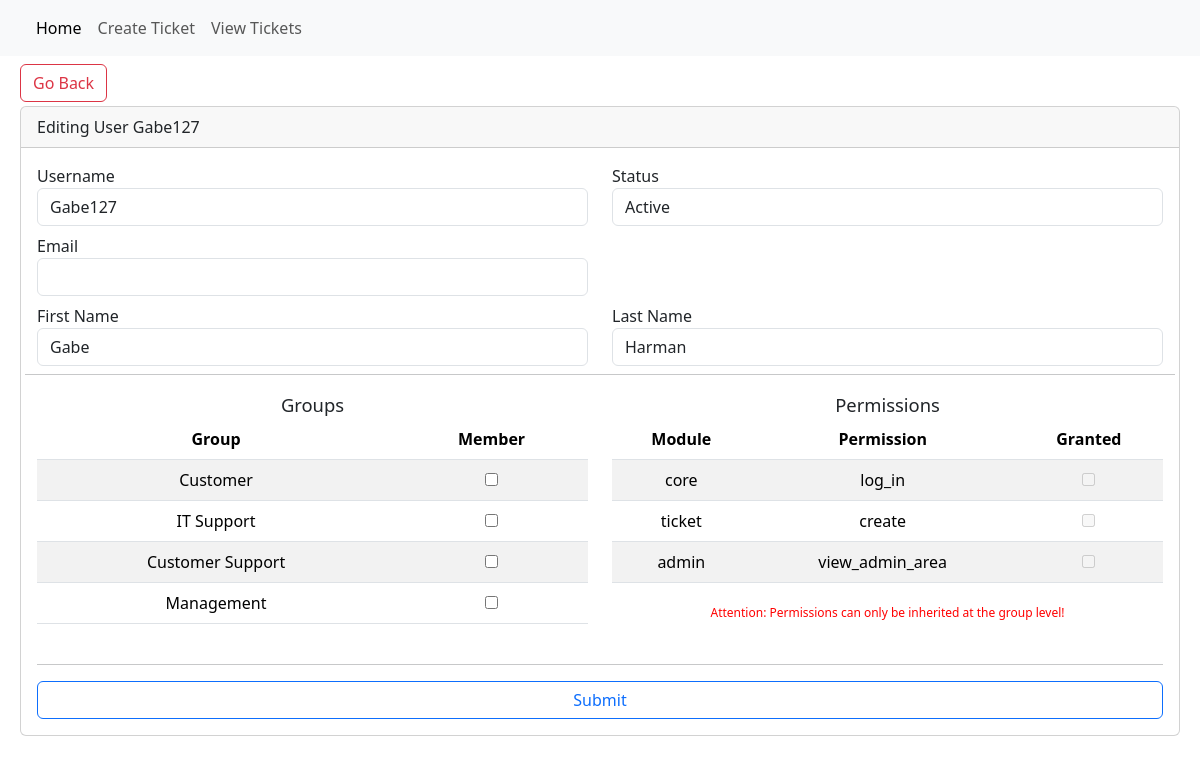
The app's page /admin/usermanagement/audit.php?user=27 (signed in) with its own data.
### tables this page shows
CREATE TABLE `Group_Reference` (
  `Group_ID` int NOT NULL AUTO_INCREMENT,
  `Group_Name` varchar(128) NOT NULL,
  PRIMARY KEY (`Group_ID`)
);

### class/internal_user.php (called while the page is built, shortened)
<?php
class internal_user{
	private $db;
	function __construct($database){
		$this->db = $database;
	}
	function GetUserFromID($id){
		$user_rows = $this->db->query("SELECT * FROM `Users` WHERE `User_ID` = ?", [$id]);
		return(true);
	}
	function GetAttr($key){
		if(isset($this->$key)){
			return $this->$key;
		}
		return null;
	}
	function CheckPermission($module, $permission){
		$permissions = Get_Global_Permissions();
		if(array_key_exists($module, $permissions)){
			if(!empty($permissions[$module][$permission])){
				$group = new user_group($this->db, $this);
				$groups = $group->GetUserGroups();
			}
		}
		return false;
	}
}

### class/user_group.php (called while the page is built, shortened)
<?php
class user_group{
	private $db;
	private $User_ID = 0;
	function __construct($database, $user=null){
		$this->db = $database;
		if(!is_null($user)){
			$this->User_ID = $user->GetAttr("User_ID");
		}
	}
	function GetUserGroups(){
		return $this->db->query("SELECT * FROM Group_Users WHERE User_ID = ?", [$this->User_ID]);
	}
	function GetAllGroups(){
		return $this->db->query("SELECT * FROM Group_Reference");
	}
}

### class/database.php (called while the page is built, shortened)
<?php
class database{
	private $dbconn;
	function __construct($ip, $user, $password, $database, $port=3306 ){
		try{
			$this->dbconn = new \MySQLi($ip, $user, $password, $database , $port );
		}catch(Exception $e){
			die(print_r($e));
		}
	}
	function query($query,  $params = [], $return_values=true){
		try{
			$thisquery = $this->dbconn->prepare($query);
			if(!empty($params)){
				$thisquery->bind_param(str_repeat('s', count($params)), ...$params);
			}
			$response = $thisquery->execute();
			if($return_values){
			$return = $thisquery->get_result()->fetch_all(MYSQLI_ASSOC);
			}else{
				$return = $response;
			}
			return $return;
		}catch( Exception $e ){
			throw new Exception(print_r($e));
		}
	}
}

### masterutil.php (called while the page is built, shortened)
<?php
function Get_Global_Permissions(){
	$permissions = [];
	$permissions['core']['log_in'] = "CORE_LOG_IN";
	$permissions['ticket']['create'] = "TICKET_CREATE";
	$permissions['admin']['view_admin_area'] = "VIEW_ADMIN_AREA";
	return $permissions;
}

### admin/usermanagement/audit.php (the view, shortened to what this page needs)
<?php
require("../../masterutil.php");
$user = new internal_user($database);
$user->GetUserFromID($_GET['user']);
$group_controller = new user_group($database, $user);
$all_groups = $group_controller->GetAllGroups();
$my_groups_internal = [];
?>
<?php require($CONST_TEMPLATEDIR."/base_logged_in_top.php"); ?>
<div class="col-12">
	<a href="index.php" class="btn btn-outline-danger">Go Back</a>
	<div class="col-12 mt-1">
		<div class="card">
	      <div class="card-header">
			Editing User <?= $user->GetAttr("Username"); ?>
		  </div>
		  <div class="card-body">
			<form action="" method="post">
				<div class="row">
					<div class="col-6 mb-2">
						Username
						<input type="text" name="Username" class="form-control" value="<?= $user->GetAttr("Username") ?>">
					</div>
					<div class="col-6 mb-2">
						Status
						<select class="form-control" name="User_Status">
							<option value=1 <?= $user->GetAttr("User_Status") == 1 ? "selected" : "" ?>>Active</option>
						</select>
					</div>
					<div class="col-6 mb-2">
						Email
						<input type="text" name="Email" class="form-control" value="<?= $user->GetAttr("Email") ?>">
					</div>
					<div class="col-6 mb-2">
					</div>
					<div class="col-6 mb-2">
						First Name
						<input type="text" name="First_Name" class="form-control" value="<?= $user->GetAttr("First_Name") ?>">
					</div>
					<div class="col-6 mb-2">
						Last Name
						<input type="text" name="Last_Name" class="form-control" value="<?= $user->GetAttr("Last_Name") ?>">
					</div>
					<hr>
					<div class="col-6 mb-2 text-center">
						<span style="font-size: 115%">Groups</span>
						<table id="groups_table" class="table table-striped">
						<thead>
							<tr>
								<th>Group</th>
								<th>Member</th>
							</tr>
						</thead>
						<tbody>
							<?php foreach($all_groups as $ag){
							?>
							<tr>
								<td><?= $ag['Group_Name'] ?></td>
								<td><input type="checkbox" name="group_<?= $ag['Group_ID'] ?>" <?= isset($my_groups_internal[$ag['Group_ID']]) && $my_groups_internal[$ag['Group_ID']] == true ? "Checked" : ""?>></td>
							</tr>
							<?php } ?>
						</tbody>
					</table>
					</div>
					<div class="col-6 mb-2 text-center">
						<span style="font-size: 115%">Permissions</span>
							<table id="permissions_table" class="table table-striped">
							<thead>
								<tr>
									<th>Module</th>
									<th>Permission</th>
									<th>Granted</th>
								</tr>
							</thead>
							<tbody>
								<?php foreach(Get_Global_Permissions() as $module=>$permission){
								?>
								<tr>
									<td><?= $module ?></td>
									<td><?= key($permission) ?></td>
									<td><input type="checkbox" disabled <?= $user->CheckPermission($module, key($permission)) == true ? "checked" : ""?> ></td>
								</tr>
								<?php } ?>
							</tbody>
						</table>
						<span style="color:red; font-size: 75%">Attention: Permissions can only be inherited at the group level!</span>
					</div>
				</div>
				<hr>
				<input type="submit" class="btn col-12 btn-outline-primary">
			</form>
		  </div>
		</div>
	</div>
</div>
<?php require($CONST_TEMPLATEDIR."/base_logged_in_bottom.php"); ?>

### records on screen
group_reference: Group_Name "Customer"
group_reference: Group_Name "IT Support"
group_reference: Group_Name "Customer Support"
group_reference: Group_Name "Management"

### other values on screen
$user->GetAttr("Username") "Gabe127"
$module "core"
key($permission) "log_in"
$module "ticket"
key($permission) "create"
$module "admin"
key($permission) "view_admin_area"
